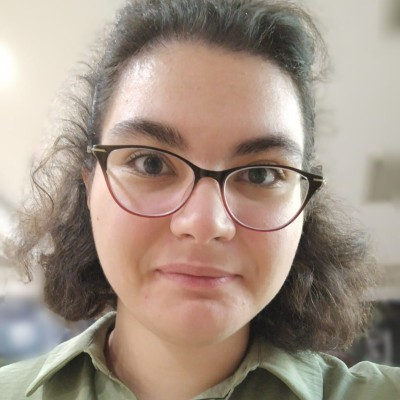
#> input picture 1702829106037.jpg, 400 x 400 px
$ python 'histogram computations.py'
#> lines starting #> are read from the running program, lines starting #| are printed output that depends on the picture
import cv2 as cv
import numpy as np
import matplotlib.pyplot as plt

img = cv.imread("1702829106037.jpg")
#> img is the input picture: shape (400, 400, 3); mean B, G, R 134.2, 147.6, 163.8
grayscale = cv.cvtColor(img,cv.COLOR_BGR2GRAY)
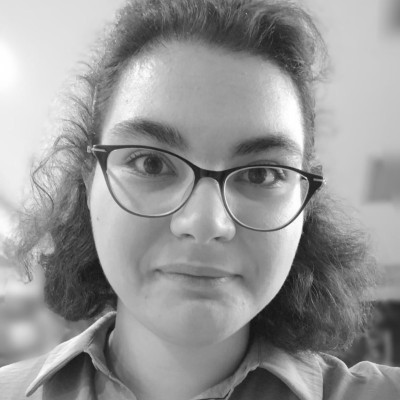
#> grayscale: shape (400, 400); min 16, max 255, mean 150.9
# create a mask
mask = np.zeros(img.shape[:2], dtype='uint8')
mask[0:400, 100:200] = 255
#draw masked images
masked = cv.bitwise_and(grayscale,grayscale,mask = mask)
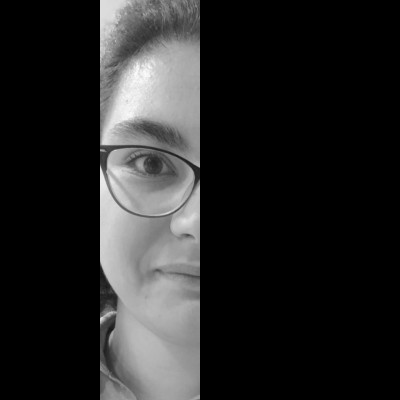
#> masked: shape (400, 400); min 0, max 251, mean 37.5
cv.imshow("Masked",masked)
masked2 = cv.bitwise_and(img,img, mask = mask)
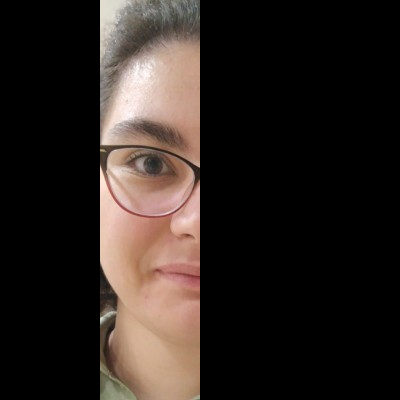
#> masked2: shape (400, 400, 3); mean B, G, R 31.4, 35.6, 43.5
cv.imshow("Masked Color",masked2)


# compare 2 histograms of a full image and of a masked image
hist = cv.calcHist([grayscale],[0],None,[256],[0,256])
#> hist = 256 values, max 1917 at index 205, min 0 at index 0, mean 625
hist_mask = cv.calcHist([grayscale],[0],mask,[256],[0,256])
#> hist_mask = 256 values, max 642 at index 167, min 0 at index 0, mean 156.2
plt.figure()
plt.title("Grayscale Histogram")
plt.xlabel("Bins")
plt.ylabel("Number of pixels")
plt.plot(hist)
plt.plot(hist_mask)
plt.xlim([0,256])
plt.legend(["Hist","Hist_mask"])
plt.show()
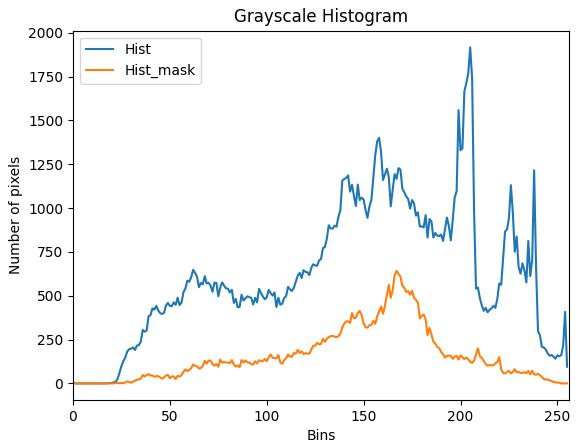
#> figure drawn by matplotlib, 1 panel; curve peaks at x = 205, y = 1917; curve peaks at x = 167, y = 642

# comparing the histograms
corr = cv.compareHist(hist, hist_mask, cv.HISTCMP_CORREL)
#> corr = 0.721
bhatt = cv.compareHist(hist, hist_mask, cv.HISTCMP_BHATTACHARYYA)
#> bhatt = 0.205
print(f"Correlation: {corr:.3f}  (1≈same)")
#| Correlation: 0.721  (1≈same)
print(f"Bhattacharyya distance: {bhatt:.3f}  (0≈same)")
#| Bhattacharyya distance: 0.205  (0≈same)

##########################
#Hist of colored image
colors = ('b','g','r')
#plt.figure("Full image histogram", figsize=(6,4))
for i,col in enumerate(colors):
    hist = cv.calcHist([img],[i],None,[256],[0,256])
    plt.plot(hist,color = col)
    plt.xlim([0,256])

plt.title("Colored Histogram")
plt.xlabel("Bins")
plt.ylabel("Number of pixels")
plt.show()
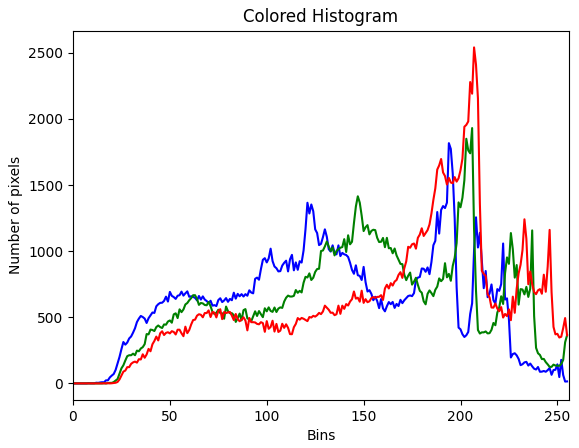
#> figure drawn by matplotlib, 1 panel; curve peaks at x = 194, y = 1817; curve peaks at x = 206, y = 1931; curve peaks at x = 207, y = 2541

#plt.figure("Masked region histogram", figsize=(6,4))
for i,col in enumerate(colors):
    hist_mask = cv.calcHist([img], [i], mask, [256], [0, 256])
    plt.plot(hist_mask,color=col)
    plt.xlim([0,256])
plt.title("Colored Histogram Masked")
plt.xlabel("Bins")
plt.ylabel("Number of pixels")
plt.show()
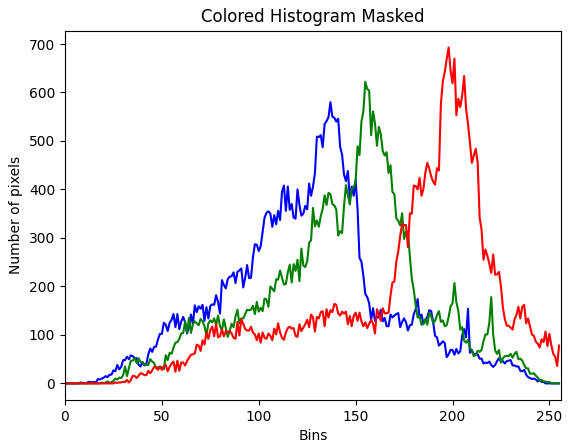
#> figure drawn by matplotlib, 1 panel; curve peaks at x = 137, y = 580; curve peaks at x = 155, y = 622; curve peaks at x = 198, y = 693
cv.waitKey(0)
cv.destroyAllWindows()
